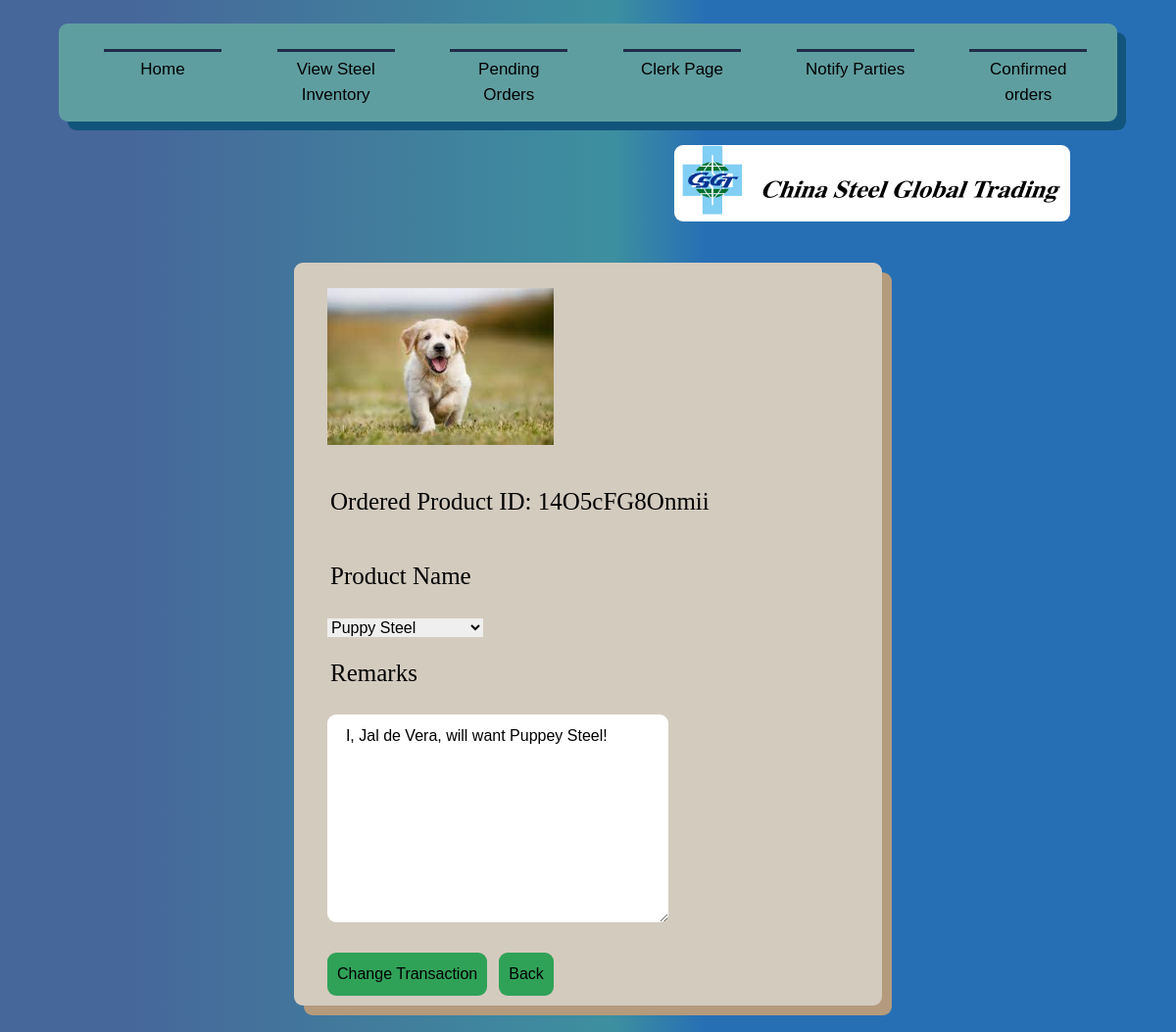
The page /editorder/46/ on the database its author committed.
### Inventory/models.py (models this page shows, shortened)
class OrderedProduct(models.Model):
    remarks = models.CharField(max_length=200)
    quantity = models.IntegerField(default=0)
    totalcost = models.DecimalField(default=0, validators=[DecimalValidator(10,2)], decimal_places=2, max_digits=10)
    OrderedProductID = models.CharField(default=None, unique=True, max_length=13)
    OrderID = models.ForeignKey(FinalOrder, default=None, on_delete=models.CASCADE)
    Marks = models.ForeignKey(Product, on_delete=models.CASCADE)
    objects = models.Manager()

class Product(models.Model): #Steels, not food
    objects = models.Manager()
    Name = models.CharField(max_length=200, unique=True)
    Image = models.ImageField(default= "images/defproduct.jpg", blank=True, upload_to="images/") #not have image if we dont have one, uploaded to images folder automatically
    Manufacturer = models.CharField(default=None, max_length=100)
    ManuLoc = models.CharField(default=None,max_length=255)
    Color = models.CharField(default=None, max_length=20)
    Status = models.BooleanField(default=True) #Records incase of removed
    Measurement = models.CharField(default=None, max_length=30)
    Description = models.CharField(default=None, max_length=500)
    GrossWeight = models.CharField(default=None, max_length=40)
    Marks = models.CharField(default=None, null=True, max_length=300)
    Length = models.CharField(max_length=20)
    Cost = models.DecimalField(default=0, validators=[DecimalValidator(5,2)], decimal_places=2, max_digits=7) #declared value USD
    Stock = models.BigIntegerField(default=0)
    Contact = models.CharField(max_length=500)

### Inventory/views.py (the view)
# urls.py: path('editorder/<int:pk>/', views.ChangeTrans, name='editorder'),
def ChangeTrans(request,pk):
    condition = ""
    ChosenTrans = get_object_or_404(OrderedProduct, pk=pk)
    quant = ChosenTrans.Marks.Stock
    prods = Product.objects.filter(Stock__gte = 1).filter(Status = True)
    currentq = ChosenTrans.quantity
    currentprod = ChosenTrans.Marks.Name
    stocky = []
    prody = []
    for x in range(1,quant+1):
        stocky.append(x)
    for x in prods:
        prody.append(x.Name)
    if request.method == 'POST':
        print('Authenticated!')
        print(ChosenTrans.pk)
        condition = True
        request.session['OrderedPRem'] = ChosenTrans.pk
        request.session['OrderPname'] = request.POST.get('proddrop')
        request.session['manufacturer'] = request.POST.get('Manufacturer')
        request.session['Remarks'] = request.POST.get('Description')
        if request.session['OrderPname'] == "":
            request.session['OrderPname'] = ChosenTrans.Marks.Name
        return redirect('confirmorder', pk)
    else:
        condition = True
        return render(request,'Inventory/Editorder.html',{
                    'C' : condition,
                    'K' : ChosenTrans,
                    'Prod' : currentprod,
                    'A' : stocky,
                    'P' : prody,
                    'Q' : currentq
            })

### Inventory/templates/Inventory/Editorder.html (shortened to what this page needs)
{% extends 'Inventory/base.html' %}
{% load static %}
    {% block content %}
    <br><br><br>
    <form method="POST" action="{% url 'editorder' pk=K.pk %}">{% csrf_token %}
        <div class="container" style="position: relative;">
            <img src="{{K.Marks.Image.url}}" class="image" style=" margin-top: 2vh; margin-left: 2vw;"><br>
            <div class="Largetext"> Ordered Product ID: {{K.OrderedProductID}}</div>
            <div class="Largetext"> Product Name </div>
            <select type="text" id="proddrop" name="proddrop" style=" margin-left: 2vw;">
                <option value=""> {{K.Marks.Name}} </option>
            </select>
            <div class="Largetext"> Remarks </div>
            <textarea type="text" class="forminput" name="Description" id="Description" rows="8" style="margin-left: 2vw;"> {{K.remarks}} </textarea><br><br>
            <span style=" display: inline-flex; margin-left: 2vw; max-width: 100%;">
                <button class="Button" id="submit" type="submit" style= "margin-right: 1vw;"> Change Transaction </button>
                <a class="Button ml-20" href="{% url 'UnfTrans' pk=K.OrderID.pk %}"> Back </a>
            </span>
        </div>
    </form>
    <br><br>
    {% endblock %}

### rows shown on the page
OrderedProduct: Marks.Image (picture), OrderedProductID "14O5cFG8Onmii", proddrop "Puppy Steel", Description "I, Jal de Vera, will want Puppey Steel!"
